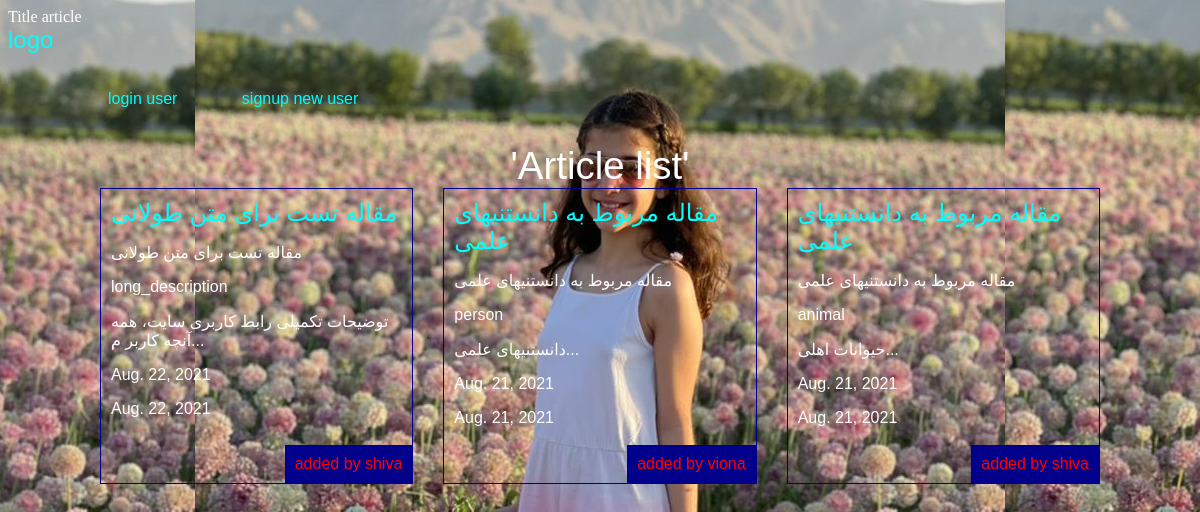
The app's page /articles/ with its own data.
### articles/models.py (models this page shows, shortened)
class article(models.Model):
    title = models.CharField(max_length=150)
    slug = models.SlugField()
    body = models.TextField()
    date = models.DateField(auto_now_add=True)
    image = models.ImageField(default='defaultimage.jpg', blank=True)
    author = models.ForeignKey(User, default=None, on_delete=models.CASCADE)
    datarticle = models.DateField(default=datetime.date.today())
    def snippet(self):
        return self.body[0:50] + '...'

### articles/views.py (the view)
# urls.py: path('', views.articles_list, name="PathlistName"),
def articles_list(request):
    varArticlesObject = models.article.objects.all().order_by('-date')
    varArticleList = {'VarTableArticle': varArticlesObject}
    return render(request, '../templates/articlelist.html', varArticleList)

### articles/templates/articlelist.html (shortened to what this page needs)
{% extends 'base.html' %}
{% block content %}
    <h1>'Article list'</h1>
    <div class="articles">
        {% for perArticle in VarTableArticle %}
            <div class="article">
                <h2><a href="{% url 'AppArticlesName:PathDetailName' perArticle.slug %} "> {{ perArticle.title }}  </a>
                </h2>
                <p>{{ perArticle.title }}</p>
                <p>{{ perArticle.slug }}</p>
                <p>{{ perArticle.snippet }}</p>
                <p>{{ perArticle.date }}</p>
                <p>{{ perArticle.datarticle }}</p>
                <div class="author">
                    added by {{ perArticle.author.username }}
                </div>
            </div>
        {% endfor %}
    </div>
{% endblock %}

### templates/base.html (shortened to what this page needs)
{% load static %}
<!DOCTYPE html>
<html lang="en">
<head>
    <link rel="stylesheet" href="{% static 'style.css' %}">
</head>
<body>
<h2><a href="{% url  'AppArticlesName:PathlistName' %}"> logo </a></h2>
<header>
    <nav>
        <ul>
            {% if  user.is_authenticated %}
                <li>
                    <form class="logout-link" action="{% url 'AppAccountsName:PathLogoutName' %}" method="post">
                        {% csrf_token %}
                        <button type="submit">logout</button>
                    </form>
                </li>
                <li>
                    <a class="highlight"   href="{% url 'AppArticlesName:PathCreateName' %}"> create new article </a>
                </li>
            {% else %}
                <li>
                    <a href="{% url 'AppAccountsName:PathLoginName' %}"> login user </a>
                </li>
                <li>
                    <a href="{% url 'AppAccountsName:PathSignupName' %}">signup new user</a>
                </li>
            {% endif %}
        </ul>
    </nav>
</header>
<div class='wrapper'>
    {% block content %}
    {% endblock %}
</div>
</body>
</html>

### assets/style.css (style rules this page uses)
body { background-color: #0f221f; background-image: url(viona.jpg); background-repeat-y: no-repeat; background-repeat-x: no-repeat; background-attachment: fixed; background-position: center; color: #fff; }
body * { font-family: arial }
h1, h2, h3, h4, h5, h6 { font-weight: normal; margin: 0; }
a, a:hover, a:visited { color: aqua; text-decoration: none; }
.wrapper { max-width: 1000px; margin: auto; }
div.wrapper h1 { text-align: center; margin: auto; font-size: 2.4em; }
header { display: grid; grid-template-columns: 1fr 1fr; padding: 20px 0; }
nav li { display: inline-block; margin-left: 60px; }
.articles { display: grid; grid-template-columns: 2fr 2fr 2fr; grid-gap: 30px; }
.article { padding: 10px; border: 1px solid darkblue; position: relative; padding-bottom: 40px; }
.article h2 { font-size: 1.5em; }
.article .author { padding: 10px; background-color: darkblue; position: absolute; right: 0; bottom: 0; margin: 0; color: red; }

### records on screen
article: title "مقاله تست برای متن طولانی", slug "long_description", snippet "توضیحات تکمیلی رابط کاربری سایت، همه آنچه کاربر م...", date "Aug. 22, 2021", datarticle "Aug. 22, 2021", author.username "shiva"
article: title "مقاله مربوط به دانستنیهای علمی", slug "person", snippet "دانستنیهای علمی...", date "Aug. 21, 2021", datarticle "Aug. 21, 2021", author.username "viona"
article: title "مقاله مربوط به دانستنیهای علمی", slug "animal", snippet "حیوانات اهلی...", date "Aug. 21, 2021", datarticle "Aug. 21, 2021", author.username "shiva"
